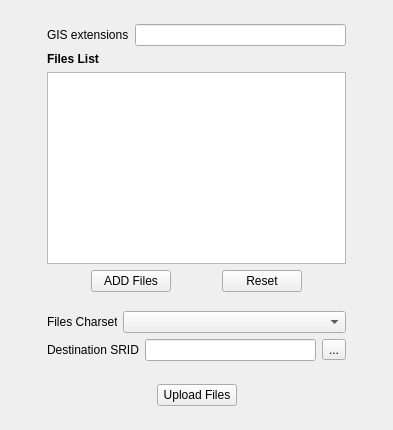
          <widget class="QWidget" name="tab_6">
           <attribute name="title">
            <string>GIS Layers</string>
           </attribute>
           <layout class="QHBoxLayout" name="horizontalLayout_34">
            <item>
             <spacer name="horizontalSpacer_34">
              <property name="orientation">
               <enum>Qt::Horizontal</enum>
              </property>
              <property name="sizeHint" stdset="0">
               <size>
                <width>36</width>
                <height>20</height>
               </size>
              </property>
             </spacer>
            </item>
            <item>
             <layout class="QVBoxLayout" name="verticalLayout_23">
              <item>
               <spacer name="verticalSpacer_11">
                <property name="orientation">
                 <enum>Qt::Vertical</enum>
                </property>
                <property name="sizeHint" stdset="0">
                 <size>
                  <width>299</width>
                  <height>13</height>
                 </size>
                </property>
               </spacer>
              </item>
              <item>
               <layout class="QHBoxLayout" name="horizontalLayout_6">
                <item>
                 <widget class="QLabel" name="label_7">
                  <property name="text">
                   <string>GIS extensions</string>
                  </property>
                 </widget>
                </item>
                <item>
                 <widget class="QLineEdit" name="gisExt"/>
                </item>
               </layout>
              </item>
              <item>
               <widget class="QLabel" name="label_14">
                <property name="font">
                 <font>
                  <pointsize>9</pointsize>
                  <weight>75</weight>
                  <bold>true</bold>
                 </font>
                </property>
                <property name="text">
                 <string>Files List</string>
                </property>
               </widget>
              </item>
              <item>
               <layout class="QHBoxLayout" name="horizontalLayout_23">
                <item>
                 <widget class="QListView" name="filesList">
                  <property name="editTriggers">
                   <set>QAbstractItemView::NoEditTriggers</set>
                  </property>
                 </widget>
                </item>
               </layout>
              </item>
              <item>
               <layout class="QHBoxLayout" name="horizontalLayout_24">
                <item>
                 <spacer name="horizontalSpacer_33">
                  <property name="orientation">
                   <enum>Qt::Horizontal</enum>
                  </property>
                  <property name="sizeHint" stdset="0">
                   <size>
                    <width>40</width>
                    <height>20</height>
                   </size>
                  </property>
                 </spacer>
                </item>
                <item>
                 <widget class="QPushButton" name="addFiles">
                  <property name="text">
                   <string>ADD Files</string>
                  </property>
                 </widget>
                </item>
                <item>
                 <spacer name="horizontalSpacer_2">
                  <property name="orientation">
                   <enum>Qt::Horizontal</enum>
                  </property>
                  <property name="sizeHint" stdset="0">
                   <size>
                    <width>40</width>
                    <height>20</height>
                   </size>
                  </property>
                 </spacer>
                </item>
                <item>
                 <widget class="QPushButton" name="resetFiles">
                  <property name="text">
                   <string>Reset</string>
                  </property>
                 </widget>
                </item>
                <item>
                 <spacer name="horizontalSpacer_20">
                  <property name="orientation">
                   <enum>Qt::Horizontal</enum>
                  </property>
                  <property name="sizeHint" stdset="0">
                   <size>
                    <width>40</width>
                    <height>20</height>
                   </size>
                  </property>
                 </spacer>
                </item>
               </layout>
              </item>
              <item>
               <spacer name="verticalSpacer_8">
                <property name="orientation">
                 <enum>Qt::Vertical</enum>
                </property>
                <property name="sizeHint" stdset="0">
                 <size>
                  <width>297</width>
                  <height>13</height>
                 </size>
                </property>
               </spacer>
              </item>
              <item>
               <layout class="QHBoxLayout" name="horizontalLayout_33">
                <item>
                 <widget class="QLabel" name="label_17">
                  <property name="maximumSize">
                   <size>
                    <width>70</width>
                    <height>16777215</height>
                   </size>
                  </property>
                  <property name="text">
                   <string>Files Charset</string>
                  </property>
                 </widget>
                </item>
                <item>
                 <widget class="QComboBox" name="charset_gis"/>
                </item>
               </layout>
              </item>
              <item>
               <layout class="QHBoxLayout" name="horizontalLayout_30">
                <item>
                 <widget class="QLabel" name="label_9">
                  <property name="text">
                   <string>Destination SRID</string>
                  </property>
                 </widget>
                </item>
                <item>
                 <widget class="QLineEdit" name="sridFiles"/>
                </item>
                <item>
                 <widget class="QToolButton" name="searchSRID2">
                  <property name="text">
                   <string>...</string>
                  </property>
                 </widget>
                </item>
               </layout>
              </item>
              <item>
               <spacer name="verticalSpacer_9">
                <property name="orientation">
                 <enum>Qt::Vertical</enum>
                </property>
                <property name="sizeHint" stdset="0">
                 <size>
                  <width>297</width>
                  <height>17</height>
                 </size>
                </property>
               </spacer>
              </item>
              <item>
               <layout class="QHBoxLayout" name="horizontalLayout_32">
                <item>
                 <spacer name="horizontalSpacer_24">
                  <property name="orientation">
                   <enum>Qt::Horizontal</enum>
                  </property>
                  <property name="sizeHint" stdset="0">
                   <size>
                    <width>40</width>
                    <height>20</height>
                   </size>
                  </property>
                 </spacer>
                </item>
                <item>
                 <widget class="QPushButton" name="Upload">
                  <property name="text">
                   <string>Upload Files</string>
                  </property>
                 </widget>
                </item>
                <item>
                 <spacer name="horizontalSpacer_25">
                  <property name="orientation">
                   <enum>Qt::Horizontal</enum>
                  </property>
                  <property name="sizeHint" stdset="0">
                   <size>
                    <width>40</width>
                    <height>20</height>
                   </size>
                  </property>
                 </spacer>
                </item>
               </layout>
              </item>
              <item>
               <spacer name="verticalSpacer_10">
                <property name="orientation">
                 <enum>Qt::Vertical</enum>
                </property>
                <property name="sizeHint" stdset="0">
                 <size>
                  <width>299</width>
                  <height>13</height>
                 </size>
                </property>
               </spacer>
              </item>
             </layout>
            </item>
            <item>
             <spacer name="horizontalSpacer_35">
              <property name="orientation">
               <enum>Qt::Horizontal</enum>
              </property>
              <property name="sizeHint" stdset="0">
               <size>
                <width>36</width>
                <height>20</height>
               </size>
              </property>
             </spacer>
            </item>
           </layout>
          </widget>
